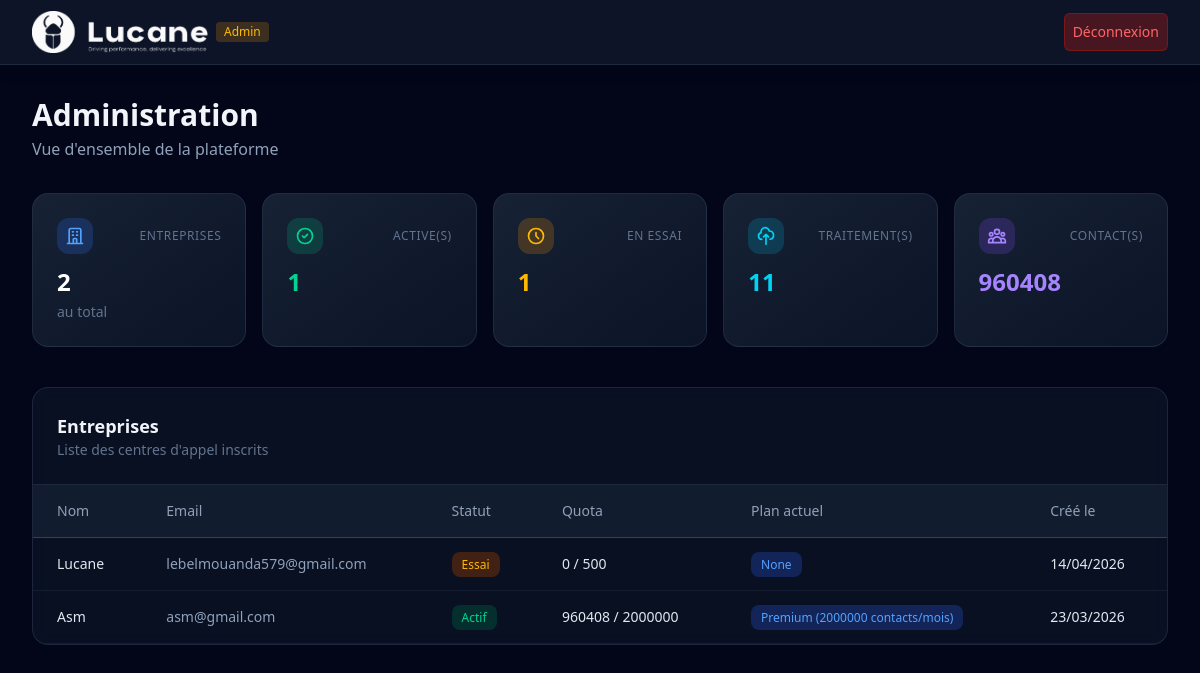
The page /dashboard/admin/ (signed in) on the database as committed earlier.
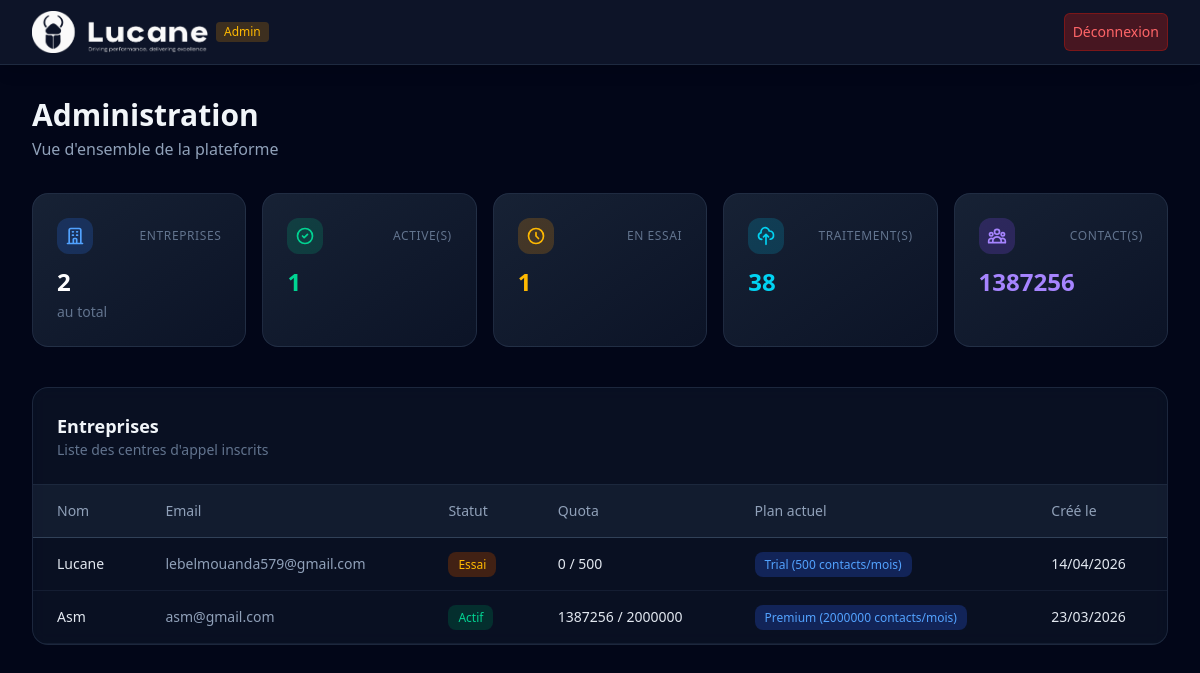
The same page on the database as committed later.
### apps/companies/models.py (models this page shows, shortened)
class Company(models.Model):
    SUBSCRIPTION_CHOICES = [
        ('trial', 'Essai'),
        ('active', 'Actif'),
        ('expired', 'Expiré'),
        ('suspended', 'Suspendu'),
    ]
    name = models.CharField('Nom', max_length=255)
    user = models.OneToOneField(
        settings.AUTH_USER_MODEL,
        on_delete=models.CASCADE,
        related_name='company'
    )
    subscription_status = models.CharField(
        'Statut abonnement',
        max_length=20,
        choices=SUBSCRIPTION_CHOICES,
        default='trial'
    )
    current_plan = models.ForeignKey(
        'billing.Plan',
        on_delete=models.SET_NULL,
        null=True,
        blank=True,
        related_name='companies'
    )
    monthly_quota = models.IntegerField('Quota mensuel', default=500)
    contacts_used_this_month = models.IntegerField('Contacts utilisés ce mois', default=0)
    quota_reset_at = models.DateField('Prochain renouvellement', null=True, blank=True)
    created_at = models.DateTimeField(auto_now_add=True)
    logo = models.ImageField('Logo', upload_to='company_logos/', null=True, blank=True)
    class Meta:
        verbose_name = 'Entreprise'
        verbose_name_plural = 'Entreprises'

### apps/accounts/models.py (models this page shows, shortened)
class User(AbstractUser):
    username = None
    email = models.EmailField('email', unique=True)
    is_company = models.BooleanField('Entreprise', default=False)
    is_admin = models.BooleanField('Admin plateforme', default=False)
    USERNAME_FIELD = 'email'
    REQUIRED_FIELDS = []
    objects = UserManager()
    class Meta:
        verbose_name = 'Utilisateur'
        verbose_name_plural = 'Utilisateurs'

### apps/billing/models.py (models this page shows)
class Plan(models.Model):
    name = models.CharField('Nom', max_length=100)
    price = models.DecimalField('Prix mensuel (MAD)', max_digits=10, decimal_places=2, default=0)
    monthly_quota = models.IntegerField('Quota mensuel (contacts)', default=500)
    features = models.JSONField('Fonctionnalités', default=list, blank=True)
    stripe_price_id = models.CharField('Stripe Price ID', max_length=255, blank=True)
    is_active = models.BooleanField('Actif', default=True)
    class Meta:
        verbose_name = 'Plan'
        verbose_name_plural = 'Plans'
    def __str__(self):
        return f'{self.name} ({self.monthly_quota} contacts/mois)'

### apps/dashboard/views.py (the view)
# urls.py: path('admin/', views.admin_dashboard, name='admin_dashboard'),
@login_required
@admin_required
def admin_dashboard(request):
    companies = Company.objects.select_related('user', 'current_plan').order_by('-created_at')
    total_uploads = UploadedFile.objects.count()
    total_contacts = sum(c.contacts_used_this_month for c in Company.objects.all())
    active_companies = companies.filter(subscription_status='active').count()
    trial_companies = companies.filter(subscription_status='trial').count()
    context = {
        'companies': companies,
        'total_uploads': total_uploads,
        'total_contacts': total_contacts,
        'companies_count': companies.count(),
        'active_companies': active_companies,
        'trial_companies': trial_companies,
    }
    return render(request, 'dashboard/admin_dashboard.html', context)

### templates/dashboard/admin_dashboard.html (shortened to what this page needs)
{% extends "base.html" %}
{% load static %}
{% load lucide %}
{% load lucide %}
{% block nav %}
<nav class="border-b border-slate-700/50 bg-slate-900/90 backdrop-blur-xl sticky top-0 z-40 shadow-lg">
    <div class="max-w-7xl mx-auto px-4 sm:px-6 lg:px-8">
        <div class="flex justify-between h-16 items-center">
            <a href="{% url 'dashboard:admin_dashboard' %}" class="flex items-center gap-2">
               <img src="{% static 'images/logo.png' %}" alt="Logo" class="w-20 sm:w-28 md:w-44 h-auto object-contain">
                <span class="px-2 py-0.5 rounded text-xs font-medium bg-amber-500/20 text-amber-400">Admin</span>
            </a>
            <form method="post" action="{% url 'accounts:logout' %}">{% csrf_token %}
                <button type="submit" class=" p-2 rounded-md duration-300 bg-red-900/50 hover:bg-red-900/20 text-red-400 border border-red-900/90 cursor-pointer text-sm inline-flex items-center gap-1">
                    {% lucide "log-out" class="w-5 h-5" %} Déconnexion
                </button>
            </form>
        </div>
    </div>
</nav>
{% endblock %}
{% block content %}
<div class="max-w-7xl mx-auto px-4 sm:px-6 lg:px-8 py-8">
    <div class="mb-8">
        <h1 class="text-2xl md:text-3xl font-bold text-slate-100">Administration</h1>
        <p class="text-slate-400 mt-1">Vue d'ensemble de la plateforme</p>
    </div>
    <div class="grid grid-cols-1 sm:grid-cols-2 lg:grid-cols-5 gap-4 mb-10">
        <div class="rounded-2xl border border-slate-700/50 bg-gradient-to-br from-slate-800/80 to-slate-900/80 p-6 backdrop-blur-sm hover:border-blue-500/30 transition-all">
            <div class="flex items-center justify-between mb-3">
                <span class="p-2 rounded-xl bg-blue-500/20"><svg class="w-5 h-5 text-blue-400" fill="none" stroke="currentColor" viewBox="0 0 24 24"><path stroke-linecap="round" stroke-linejoin="round" stroke-width="2" d="M19 21V5a2 2 0 00-2-2H7a2 2 0 00-2 2v16m14 0h2m-2 0h-5m-9 0H3m2 0h5M9 7h1m-1 4h1m4-4h1m-1 4h1m-5 10v-5a1 1 0 011-1h2a1 1 0 011 1v5m-4 0h4"/></svg></span>
                <span class="text-xs text-slate-500 uppercase tracking-wider">Entreprises</span>
            </div>
            <p class="text-2xl font-bold text-white">{{ companies_count }}</p>
            <p class="text-slate-500 text-sm mt-1">au total</p>
        </div>
        <div class="rounded-2xl border border-slate-700/50 bg-gradient-to-br from-slate-800/80 to-slate-900/80 p-6 backdrop-blur-sm hover:border-emerald-500/30 transition-all">
            <div class="flex items-center justify-between mb-3">
                <span class="p-2 rounded-xl bg-emerald-500/20"><svg class="w-5 h-5 text-emerald-400" fill="none" stroke="currentColor" viewBox="0 0 24 24"><path stroke-linecap="round" stroke-linejoin="round" stroke-width="2" d="M9 12l2 2 4-4m6 2a9 9 0 11-18 0 9 9 0 0118 0z"/></svg></span>
                <span class="text-xs text-slate-500 uppercase tracking-wider">Active(s)</span>
            </div>
            <p class="text-2xl font-bold text-emerald-400">{{ active_companies }}</p>
        </div>
        <div class="rounded-2xl border border-slate-700/50 bg-gradient-to-br from-slate-800/80 to-slate-900/80 p-6 backdrop-blur-sm hover:border-amber-500/30 transition-all">
            <div class="flex items-center justify-between mb-3">
                <span class="p-2 rounded-xl bg-amber-500/20"><svg class="w-5 h-5 text-amber-400" fill="none" stroke="currentColor" viewBox="0 0 24 24"><path stroke-linecap="round" stroke-linejoin="round" stroke-width="2" d="M12 8v4l3 3m6-3a9 9 0 11-18 0 9 9 0 0118 0z"/></svg></span>
                <span class="text-xs text-slate-500 uppercase tracking-wider">En essai</span>
            </div>
            <p class="text-2xl font-bold text-amber-400">{{ trial_companies }}</p>
        </div>
        <div class="rounded-2xl border border-slate-700/50 bg-gradient-to-br from-slate-800/80 to-slate-900/80 p-6 backdrop-blur-sm hover:border-cyan-500/30 transition-all">
            <div class="flex items-center justify-between mb-3">
                <span class="p-2 rounded-xl bg-cyan-500/20"><svg class="w-5 h-5 text-cyan-400" fill="none" stroke="currentColor" viewBox="0 0 24 24"><path stroke-linecap="round" stroke-linejoin="round" stroke-width="2" d="M7 16a4 4 0 01-.88-7.903A5 5 0 1115.9 6L16 6a5 5 0 011 9.9M15 13l-3-3m0 0l-3 3m3-3v12"/></svg></span>
                <span class="text-xs text-slate-500 uppercase tracking-wider">Traitement(s)</span>
            </div>
            <p class="text-2xl font-bold text-cyan-400">{{ total_uploads }}</p>
        </div>
        <div class="rounded-2xl border border-slate-700/50 bg-gradient-to-br from-slate-800/80 to-slate-900/80 p-6 backdrop-blur-sm hover:border-violet-500/30 transition-all">
            <div class="flex items-center justify-between mb-3">
                <span class="p-2 rounded-xl bg-violet-500/20"></span>
                <span class="text-xs text-slate-500 uppercase tracking-wider">Contact(s)</span>
            </div>
            <p class="text-2xl font-bold text-violet-400">{{ total_contacts }}</p>
        </div>
    </div>
    <div class="rounded-2xl border border-slate-700/50 bg-slate-800/30 backdrop-blur-sm overflow-hidden">
        <div class="p-6 border-b border-slate-700/50">
            <h2 class="text-lg font-semibold text-slate-100">Entreprises</h2>
            <p class="text-slate-500 text-sm">Liste des centres d'appel inscrits</p>
        </div>
        <div class="overflow-x-auto">
            <table class="w-full text-sm">
                <thead>
                    <tr class="text-slate-400 border-b border-slate-700 bg-slate-800/50">
                        <th class="text-left py-4 px-6 font-medium">Nom</th>
                        <th class="text-left py-4 px-6 font-medium">Email</th>
                        <th class="text-left py-4 px-6 font-medium">Statut</th>
                        <th class="text-left py-4 px-6 font-medium">Quota</th>
                        <th class="text-left py-4 px-6 font-medium">Plan actuel</th>
                        <th class="text-left py-4 px-6 font-medium">Créé le</th>
                    </tr>
                </thead>
                <tbody>
                    {% for c in companies %}
                    <tr class="border-b border-slate-700/30 hover:bg-slate-700/20">
                        <td class="py-4 px-6 text-slate-200 font-medium">
                            <a href="{% url 'dashboard:company_detail' company_id=c.id %}" class="cursor-pointer hover:text-blue-300">
                                {{ c.name }}
                            </a>
                        </td>
                        <td class="py-4 px-6 text-slate-400">{{ c.user.email }}</td>
                        <td class="py-4 px-6">
                            <span class="px-2.5 py-1 rounded-lg text-xs font-medium {% if c.subscription_status == 'active' %}bg-emerald-900/50 text-emerald-400{% elif c.subscription_status == 'trial' %}bg-amber-900/50 text-amber-400{% elif c.subscription_status == 'expired' %}bg-red-900/50 text-red-400{% else %}bg-slate-700 text-slate-200{% endif %}">{{ c.get_subscription_status_display }}</span>
                        </td>
                        <td class="py-4 px-6 text-slate-200">{{ c.contacts_used_this_month }} / {{ c.monthly_quota }}</td>
                        <td class="py-4 px-6">
                            <span class="px-2.5 py-1 rounded-lg text-xs font-medium bg-blue-900/50 text-blue-400">
                                {{ c.current_plan }}
                            </span>
                        </td>
                        <td class="py-4 px-6 text-slate-200">{{ c.created_at|date:"d/m/Y" }}</td>
                    </tr>
                    {% empty %}
                    <tr><td colspan="5" class="py-16 text-center text-slate-500">Aucune entreprise</td></tr>
                    {% endfor %}
                </tbody>
            </table>
        </div>
    </div>
</div>
{% endblock %}

### templates/base.html (shortened to what this page needs)
{% load static tailwind_tags %}
{% load static %}
{% load lucide %}
<!DOCTYPE html>
<html lang="fr" class="scroll-smooth">
<head>
    {% tailwind_css %}
</head>
<body class="bg-slate-950 text-slate-100 min-h-screen font-sans antialiased">
    {% block body %}
    <div class="flex flex-col min-h-screen">
        {% block nav %}{% endblock %}
        <main class="flex-1">
            {% block content %}{% endblock %}
        </main>
    </div>
    {% endblock %}
</body>
</html>

Rows that differ between the two databases and show on the page:
changed Company "Lucane": current_plan "None" → "Trial (500 contacts/mois)"
changed Company "Asm": contacts_used_this_month "960408" → "1387256"
Other text that changed with them:
{{ total_uploads }}: "11" → "38"
{{ total_contacts }}: "960408" → "1387256"
